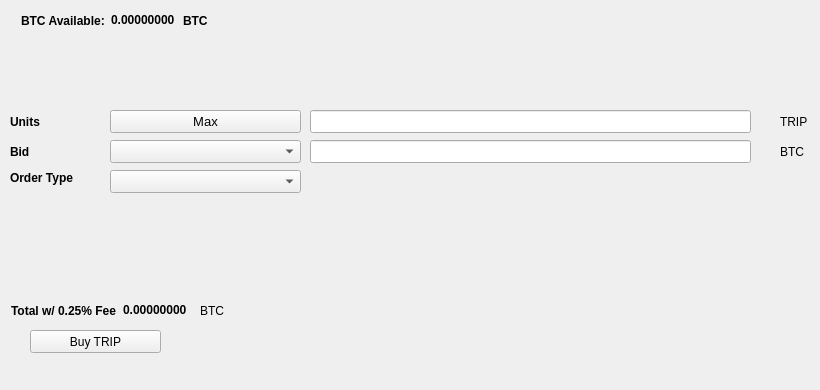
   <widget class="QWidget" name="BuyTab">
    <attribute name="title">
     <string>Buy</string>
    </attribute>
    <widget class="QPushButton" name="BuyTRIP">
     <property name="geometry">
      <rect>
       <x>30</x>
       <y>330</y>
       <width>131</width>
       <height>23</height>
      </rect>
     </property>
     <property name="text">
      <string>Buy TRIP</string>
     </property>
     <property name="icon">
      <iconset resource="../trip.qrc">
       <normaloff>:/icons/bitcoin</normaloff>:/icons/bitcoin</iconset>
     </property>
    </widget>
    <widget class="QLabel" name="label_3">
     <property name="geometry">
      <rect>
       <x>10</x>
       <y>110</y>
       <width>46</width>
       <height>23</height>
      </rect>
     </property>
     <property name="font">
      <font>
       <weight>75</weight>
       <bold>true</bold>
      </font>
     </property>
     <property name="text">
      <string>Units</string>
     </property>
    </widget>
    <widget class="QLineEdit" name="UnitsInput">
     <property name="geometry">
      <rect>
       <x>310</x>
       <y>110</y>
       <width>441</width>
       <height>23</height>
      </rect>
     </property>
     <property name="font">
      <font>
       <pointsize>9</pointsize>
       <weight>75</weight>
       <bold>true</bold>
      </font>
     </property>
    </widget>
    <widget class="QLineEdit" name="BuyBidPriceEdit">
     <property name="geometry">
      <rect>
       <x>310</x>
       <y>140</y>
       <width>441</width>
       <height>23</height>
      </rect>
     </property>
     <property name="font">
      <font>
       <pointsize>9</pointsize>
       <weight>75</weight>
       <bold>true</bold>
      </font>
     </property>
    </widget>
    <widget class="QLabel" name="label_4">
     <property name="geometry">
      <rect>
       <x>780</x>
       <y>110</y>
       <width>31</width>
       <height>23</height>
      </rect>
     </property>
     <property name="text">
      <string>TRIP</string>
     </property>
    </widget>
    <widget class="QLabel" name="label_5">
     <property name="geometry">
      <rect>
       <x>780</x>
       <y>140</y>
       <width>31</width>
       <height>23</height>
      </rect>
     </property>
     <property name="text">
      <string>BTC</string>
     </property>
    </widget>
    <widget class="QLabel" name="label_6">
     <property name="geometry">
      <rect>
       <x>10</x>
       <y>140</y>
       <width>46</width>
       <height>23</height>
      </rect>
     </property>
     <property name="font">
      <font>
       <weight>75</weight>
       <bold>true</bold>
      </font>
     </property>
     <property name="text">
      <string>Bid</string>
     </property>
    </widget>
    <widget class="QLabel" name="label_7">
     <property name="geometry">
      <rect>
       <x>10</x>
       <y>170</y>
       <width>91</width>
       <height>16</height>
      </rect>
     </property>
     <property name="font">
      <font>
       <weight>75</weight>
       <bold>true</bold>
      </font>
     </property>
     <property name="text">
      <string>Order Type</string>
     </property>
    </widget>
    <widget class="QPushButton" name="Buy_Max_Amount">
     <property name="geometry">
      <rect>
       <x>110</x>
       <y>110</y>
       <width>191</width>
       <height>23</height>
      </rect>
     </property>
     <property name="font">
      <font>
       <pointsize>10</pointsize>
      </font>
     </property>
     <property name="text">
      <string>Max</string>
     </property>
    </widget>
    <widget class="QComboBox" name="BuyBidcomboBox">
     <property name="geometry">
      <rect>
       <x>110</x>
       <y>140</y>
       <width>191</width>
       <height>23</height>
      </rect>
     </property>
     <property name="font">
      <font>
       <pointsize>10</pointsize>
      </font>
     </property>
    </widget>
    <widget class="QComboBox" name="buyOrdertypeCombo">
     <property name="geometry">
      <rect>
       <x>110</x>
       <y>170</y>
       <width>191</width>
       <height>23</height>
      </rect>
     </property>
     <property name="font">
      <font>
       <pointsize>10</pointsize>
      </font>
     </property>
    </widget>
    <widget class="QWidget" name="layoutWidget1">
     <property name="geometry">
      <rect>
       <x>21</x>
       <y>11</y>
       <width>227</width>
       <height>19</height>
      </rect>
     </property>
     <layout class="QHBoxLayout" name="horizontalLayout_3">
      <item>
       <widget class="QLabel" name="label232">
        <property name="font">
         <font>
          <weight>75</weight>
          <bold>true</bold>
         </font>
        </property>
        <property name="text">
         <string>BTC Available:</string>
        </property>
       </widget>
      </item>
      <item>
       <widget class="QLabel" name="BtcAvailableLbl">
        <property name="palette">
         <palette>
          <active>
           <colorrole role="WindowText">
            <brush brushstyle="SolidPattern">
             <color alpha="255">
              <red>0</red>
              <green>0</green>
              <blue>0</blue>
             </color>
            </brush>
           </colorrole>
           <colorrole role="Button">
            <brush brushstyle="SolidPattern">
             <color alpha="255">
              <red>0</red>
              <green>170</green>
              <blue>0</blue>
             </color>
            </brush>
           </colorrole>
           <colorrole role="Light">
            <brush brushstyle="SolidPattern">
             <color alpha="255">
              <red>0</red>
              <green>255</green>
              <blue>0</blue>
             </color>
            </brush>
           </colorrole>
           <colorrole role="Midlight">
            <brush brushstyle="SolidPattern">
             <color alpha="255">
              <red>0</red>
              <green>212</green>
              <blue>0</blue>
             </color>
            </brush>
           </colorrole>
           <colorrole role="Dark">
            <brush brushstyle="SolidPattern">
             <color alpha="255">
              <red>0</red>
              <green>85</green>
              <blue>0</blue>
             </color>
            </brush>
           </colorrole>
           <colorrole role="Mid">
            <brush brushstyle="SolidPattern">
             <color alpha="255">
              <red>0</red>
              <green>113</green>
              <blue>0</blue>
             </color>
            </brush>
           </colorrole>
           <colorrole role="Text">
            <brush brushstyle="SolidPattern">
             <color alpha="255">
              <red>0</red>
              <green>170</green>
              <blue>0</blue>
             </color>
            </brush>
           </colorrole>
           <colorrole role="BrightText">
            <brush brushstyle="SolidPattern">
             <color alpha="255">
              <red>255</red>
              <green>255</green>
              <blue>255</blue>
             </color>
            </brush>
           </colorrole>
           <colorrole role="ButtonText">
            <brush brushstyle="SolidPattern">
             <color alpha="255">
              <red>0</red>
              <green>0</green>
              <blue>0</blue>
             </color>
            </brush>
           </colorrole>
           <colorrole role="Base">
            <brush brushstyle="SolidPattern">
             <color alpha="255">
              <red>255</red>
              <green>255</green>
              <blue>255</blue>
             </color>
            </brush>
           </colorrole>
           <colorrole role="Window">
            <brush brushstyle="SolidPattern">
             <color alpha="255">
              <red>0</red>
              <green>170</green>
              <blue>0</blue>
             </color>
            </brush>
           </colorrole>
           <colorrole role="Shadow">
            <brush brushstyle="SolidPattern">
             <color alpha="255">
              <red>0</red>
              <green>0</green>
              <blue>0</blue>
             </color>
            </brush>
           </colorrole>
           <colorrole role="AlternateBase">
            <brush brushstyle="SolidPattern">
             <color alpha="255">
              <red>127</red>
              <green>212</green>
              <blue>127</blue>
             </color>
            </brush>
           </colorrole>
           <colorrole role="ToolTipBase">
            <brush brushstyle="SolidPattern">
             <color alpha="255">
              <red>255</red>
              <green>255</green>
              <blue>220</blue>
             </color>
            </brush>
           </colorrole>
           <colorrole role="ToolTipText">
            <brush brushstyle="SolidPattern">
             <color alpha="255">
              <red>0</red>
              <green>0</green>
              <blue>0</blue>
             </color>
            </brush>
           </colorrole>
          </active>
          <inactive>
           <colorrole role="WindowText">
            <brush brushstyle="SolidPattern">
             <color alpha="255">
              <red>0</red>
              <green>0</green>
              <blue>0</blue>
             </color>
            </brush>
           </colorrole>
           <colorrole role="Button">
            <brush brushstyle="SolidPattern">
             <color alpha="255">
              <red>0</red>
              <green>170</green>
              <blue>0</blue>
             </color>
            </brush>
           </colorrole>
           <colorrole role="Light">
            <brush brushstyle="SolidPattern">
             <color alpha="255">
              <red>0</red>
              <green>255</green>
              <blue>0</blue>
             </color>
            </brush>
           </colorrole>
           <colorrole role="Midlight">
            <brush brushstyle="SolidPattern">
             <color alpha="255">
              <red>0</red>
              <green>212</green>
              <blue>0</blue>
             </color>
            </brush>
           </colorrole>
           <colorrole role="Dark">
            <brush brushstyle="SolidPattern">
             <color alpha="255">
              <red>0</red>
              <green>85</green>
              <blue>0</blue>
             </color>
            </brush>
           </colorrole>
           <colorrole role="Mid">
            <brush brushstyle="SolidPattern">
             <color alpha="255">
              <red>0</red>
              <green>113</green>
              <blue>0</blue>
             </color>
            </brush>
           </colorrole>
           <colorrole role="Text">
            <brush brushstyle="SolidPattern">
             <color alpha="255">
              <red>0</red>
              <green>170</green>
              <blue>0</blue>
             </color>
            </brush>
           </colorrole>
           <colorrole role="BrightText">
            <brush brushstyle="SolidPattern">
             <color alpha="255">
              <red>255</red>
              <green>255</green>
              <blue>255</blue>
             </color>
            </brush>
           </colorrole>
           <colorrole role="ButtonText">
            <brush brushstyle="SolidPattern">
             <color alpha="255">
              <red>0</red>
              <green>0</green>
              <blue>0</blue>
             </color>
            </brush>
           </colorrole>
           <colorrole role="Base">
            <brush brushstyle="SolidPattern">
             <color alpha="255">
              <red>255</red>
              <green>255</green>
              <blue>255</blue>
             </color>
            </brush>
           </colorrole>
           <colorrole role="Window">
            <brush brushstyle="SolidPattern">
             <color alpha="255">
              <red>0</red>
              <green>170</green>
              <blue>0</blue>
             </color>
            </brush>
           </colorrole>
           <colorrole role="Shadow">
            <brush brushstyle="SolidPattern">
             <color alpha="255">
              <red>0</red>
              <green>0</green>
              <blue>0</blue>
             </color>
            </brush>
           </colorrole>
           <colorrole role="AlternateBase">
            <brush brushstyle="SolidPattern">
             <color alpha="255">
              <red>127</red>
              <green>212</green>
              <blue>127</blue>
             </color>
            </brush>
           </colorrole>
           <colorrole role="ToolTipBase">
            <brush brushstyle="SolidPattern">
             <color alpha="255">
              <red>255</red>
              <green>255</green>
              <blue>220</blue>
             </color>
            </brush>
           </colorrole>
           <colorrole role="ToolTipText">
            <brush brushstyle="SolidPattern">
             <color alpha="255">
              <red>0</red>
              <green>0</green>
              <blue>0</blue>
             </color>
            </brush>
           </colorrole>
          </inactive>
          <disabled>
           <colorrole role="WindowText">
            <brush brushstyle="SolidPattern">
             <color alpha="255">
              <red>0</red>
              <green>85</green>
              <blue>0</blue>
             </color>
            </brush>
           </colorrole>
           <colorrole role="Button">
            <brush brushstyle="SolidPattern">
             <color alpha="255">
              <red>0</red>
              <green>170</green>
              <blue>0</blue>
             </color>
            </brush>
           </colorrole>
           <colorrole role="Light">
            <brush brushstyle="SolidPattern">
             <color alpha="255">
              <red>0</red>
              <green>255</green>
              <blue>0</blue>
             </color>
            </brush>
           </colorrole>
           <colorrole role="Midlight">
            <brush brushstyle="SolidPattern">
             <color alpha="255">
              <red>0</red>
              <green>212</green>
              <blue>0</blue>
             </color>
            </brush>
           </colorrole>
           <colorrole role="Dark">
            <brush brushstyle="SolidPattern">
             <color alpha="255">
              <red>0</red>
              <green>85</green>
              <blue>0</blue>
             </color>
            </brush>
           </colorrole>
           <colorrole role="Mid">
            <brush brushstyle="SolidPattern">
             <color alpha="255">
              <red>0</red>
              <green>113</green>
              <blue>0</blue>
             </color>
            </brush>
           </colorrole>
           <colorrole role="Text">
            <brush brushstyle="SolidPattern">
             <color alpha="255">
              <red>0</red>
              <green>85</green>
              <blue>0</blue>
             </color>
            </brush>
           </colorrole>
           <colorrole role="BrightText">
            <brush brushstyle="SolidPattern">
             <color alpha="255">
              <red>255</red>
              <green>255</green>
              <blue>255</blue>
             </color>
            </brush>
           </colorrole>
           <colorrole role="ButtonText">
            <brush brushstyle="SolidPattern">
             <color alpha="255">
              <red>0</red>
              <green>85</green>
              <blue>0</blue>
             </color>
            </brush>
           </colorrole>
           <colorrole role="Base">
            <brush brushstyle="SolidPattern">
             <color alpha="255">
              <red>0</red>
              <green>170</green>
              <blue>0</blue>
             </color>
            </brush>
           </colorrole>
           <colorrole role="Window">
            <brush brushstyle="SolidPattern">
             <color alpha="255">
              <red>0</red>
              <green>170</green>
              <blue>0</blue>
             </color>
            </brush>
           </colorrole>
           <colorrole role="Shadow">
            <brush brushstyle="SolidPattern">
             <color alpha="255">
              <red>0</red>
              <green>0</green>
              <blue>0</blue>
             </color>
            </brush>
           </colorrole>
           <colorrole role="AlternateBase">
            <brush brushstyle="SolidPattern">
             <color alpha="255">
              <red>0</red>
              <green>170</green>
              <blue>0</blue>
             </color>
            </brush>
           </colorrole>
           <colorrole role="ToolTipBase">
            <brush brushstyle="SolidPattern">
             <color alpha="255">
              <red>255</red>
              <green>255</green>
              <blue>220</blue>
             </color>
            </brush>
           </colorrole>
           <colorrole role="ToolTipText">
            <brush brushstyle="SolidPattern">
             <color alpha="255">
              <red>0</red>
              <green>0</green>
              <blue>0</blue>
             </color>
            </brush>
           </colorrole>
          </disabled>
         </palette>
        </property>
        <property name="font">
         <font>
          <weight>75</weight>
          <bold>true</bold>
         </font>
        </property>
        <property name="text">
         <string>0.00000000</string>
        </property>
        <property name="textInteractionFlags">
         <set>Qt::LinksAccessibleByMouse|Qt::TextSelectableByKeyboard|Qt::TextSelectableByMouse</set>
        </property>
       </widget>
      </item>
      <item>
       <widget class="QLabel" name="BtcAvailableLbl_2">
        <property name="font">
         <font>
          <weight>75</weight>
          <bold>true</bold>
         </font>
        </property>
        <property name="text">
         <string>BTC</string>
        </property>
       </widget>
      </item>
     </layout>
    </widget>
    <widget class="QWidget" name="layoutWidge2">
     <property name="geometry">
      <rect>
       <x>11</x>
       <y>301</y>
       <width>259</width>
       <height>19</height>
      </rect>
     </property>
     <layout class="QHBoxLayout" name="horizontalLayout_4">
      <item>
       <widget class="QLabel" name="label_9">
        <property name="font">
         <font>
          <weight>75</weight>
          <bold>true</bold>
         </font>
        </property>
        <property name="text">
         <string>Total w/ 0.25% Fee</string>
        </property>
       </widget>
      </item>
      <item>
       <widget class="QLabel" name="BuyCostLabel">
        <property name="palette">
         <palette>
          <active>
           <colorrole role="WindowText">
            <brush brushstyle="SolidPattern">
             <color alpha="255">
              <red>0</red>
              <green>0</green>
              <blue>0</blue>
             </color>
            </brush>
           </colorrole>
           <colorrole role="Button">
            <brush brushstyle="SolidPattern">
             <color alpha="255">
              <red>0</red>
              <green>170</green>
              <blue>0</blue>
             </color>
            </brush>
           </colorrole>
           <colorrole role="Light">
            <brush brushstyle="SolidPattern">
             <color alpha="255">
              <red>0</red>
              <green>255</green>
              <blue>0</blue>
             </color>
            </brush>
           </colorrole>
           <colorrole role="Midlight">
            <brush brushstyle="SolidPattern">
             <color alpha="255">
              <red>0</red>
              <green>212</green>
              <blue>0</blue>
             </color>
            </brush>
           </colorrole>
           <colorrole role="Dark">
            <brush brushstyle="SolidPattern">
             <color alpha="255">
              <red>0</red>
              <green>85</green>
              <blue>0</blue>
             </color>
            </brush>
           </colorrole>
           <colorrole role="Mid">
            <brush brushstyle="SolidPattern">
             <color alpha="255">
              <red>0</red>
              <green>113</green>
              <blue>0</blue>
             </color>
            </brush>
           </colorrole>
           <colorrole role="Text">
            <brush brushstyle="SolidPattern">
             <color alpha="255">
              <red>0</red>
              <green>170</green>
              <blue>0</blue>
             </color>
            </brush>
           </colorrole>
           <colorrole role="BrightText">
            <brush brushstyle="SolidPattern">
             <color alpha="255">
              <red>255</red>
              <green>255</green>
              <blue>255</blue>
             </color>
            </brush>
           </colorrole>
           <colorrole role="ButtonText">
            <brush brushstyle="SolidPattern">
             <color alpha="255">
              <red>0</red>
              <green>0</green>
              <blue>0</blue>
             </color>
            </brush>
           </colorrole>
           <colorrole role="Base">
            <brush brushstyle="SolidPattern">
             <color alpha="255">
              <red>255</red>
              <green>255</green>
              <blue>255</blue>
             </color>
            </brush>
           </colorrole>
           <colorrole role="Window">
            <brush brushstyle="SolidPattern">
             <color alpha="255">
              <red>0</red>
              <green>170</green>
              <blue>0</blue>
             </color>
            </brush>
           </colorrole>
           <colorrole role="Shadow">
            <brush brushstyle="SolidPattern">
             <color alpha="255">
              <red>0</red>
              <green>0</green>
              <blue>0</blue>
             </color>
            </brush>
           </colorrole>
           <colorrole role="AlternateBase">
            <brush brushstyle="SolidPattern">
             <color alpha="255">
              <red>127</red>
              <green>212</green>
              <blue>127</blue>
             </color>
            </brush>
           </colorrole>
           <colorrole role="ToolTipBase">
            <brush brushstyle="SolidPattern">
             <color alpha="255">
              <red>255</red>
              <green>255</green>
              <blue>220</blue>
             </color>
            </brush>
           </colorrole>
           <colorrole role="ToolTipText">
            <brush brushstyle="SolidPattern">
             <color alpha="255">
              <red>0</red>
              <green>0</green>
              <blue>0</blue>
             </color>
            </brush>
           </colorrole>
          </active>
          <inactive>
           <colorrole role="WindowText">
            <brush brushstyle="SolidPattern">
             <color alpha="255">
              <red>0</red>
              <green>0</green>
              <blue>0</blue>
             </color>
            </brush>
           </colorrole>
           <colorrole role="Button">
            <brush brushstyle="SolidPattern">
             <color alpha="255">
              <red>0</red>
              <green>170</green>
              <blue>0</blue>
             </color>
            </brush>
           </colorrole>
           <colorrole role="Light">
            <brush brushstyle="SolidPattern">
             <color alpha="255">
              <red>0</red>
              <green>255</green>
              <blue>0</blue>
             </color>
            </brush>
           </colorrole>
           <colorrole role="Midlight">
            <brush brushstyle="SolidPattern">
             <color alpha="255">
              <red>0</red>
              <green>212</green>
              <blue>0</blue>
             </color>
            </brush>
           </colorrole>
           <colorrole role="Dark">
            <brush brushstyle="SolidPattern">
             <color alpha="255">
              <red>0</red>
              <green>85</green>
              <blue>0</blue>
             </color>
            </brush>
           </colorrole>
           <colorrole role="Mid">
            <brush brushstyle="SolidPattern">
             <color alpha="255">
              <red>0</red>
              <green>113</green>
              <blue>0</blue>
             </color>
            </brush>
           </colorrole>
           <colorrole role="Text">
            <brush brushstyle="SolidPattern">
             <color alpha="255">
              <red>0</red>
              <green>170</green>
              <blue>0</blue>
             </color>
            </brush>
           </colorrole>
           <colorrole role="BrightText">
            <brush brushstyle="SolidPattern">
             <color alpha="255">
              <red>255</red>
              <green>255</green>
              <blue>255</blue>
             </color>
            </brush>
           </colorrole>
           <colorrole role="ButtonText">
            <brush brushstyle="SolidPattern">
             <color alpha="255">
              <red>0</red>
              <green>0</green>
              <blue>0</blue>
             </color>
            </brush>
           </colorrole>
           <colorrole role="Base">
            <brush brushstyle="SolidPattern">
             <color alpha="255">
              <red>255</red>
              <green>255</green>
              <blue>255</blue>
             </color>
            </brush>
           </colorrole>
           <colorrole role="Window">
            <brush brushstyle="SolidPattern">
             <color alpha="255">
              <red>0</red>
              <green>170</green>
              <blue>0</blue>
             </color>
            </brush>
           </colorrole>
           <colorrole role="Shadow">
            <brush brushstyle="SolidPattern">
             <color alpha="255">
              <red>0</red>
              <green>0</green>
              <blue>0</blue>
             </color>
            </brush>
           </colorrole>
           <colorrole role="AlternateBase">
            <brush brushstyle="SolidPattern">
             <color alpha="255">
              <red>127</red>
              <green>212</green>
              <blue>127</blue>
             </color>
            </brush>
           </colorrole>
           <colorrole role="ToolTipBase">
            <brush brushstyle="SolidPattern">
             <color alpha="255">
              <red>255</red>
              <green>255</green>
              <blue>220</blue>
             </color>
            </brush>
           </colorrole>
           <colorrole role="ToolTipText">
            <brush brushstyle="SolidPattern">
             <color alpha="255">
              <red>0</red>
              <green>0</green>
              <blue>0</blue>
             </color>
            </brush>
           </colorrole>
          </inactive>
          <disabled>
           <colorrole role="WindowText">
            <brush brushstyle="SolidPattern">
             <color alpha="255">
              <red>0</red>
              <green>85</green>
              <blue>0</blue>
             </color>
            </brush>
           </colorrole>
           <colorrole role="Button">
            <brush brushstyle="SolidPattern">
             <color alpha="255">
              <red>0</red>
              <green>170</green>
              <blue>0</blue>
             </color>
            </brush>
           </colorrole>
           <colorrole role="Light">
            <brush brushstyle="SolidPattern">
             <color alpha="255">
              <red>0</red>
              <green>255</green>
              <blue>0</blue>
             </color>
            </brush>
           </colorrole>
           <colorrole role="Midlight">
            <brush brushstyle="SolidPattern">
             <color alpha="255">
              <red>0</red>
              <green>212</green>
              <blue>0</blue>
             </color>
            </brush>
           </colorrole>
           <colorrole role="Dark">
            <brush brushstyle="SolidPattern">
             <color alpha="255">
              <red>0</red>
              <green>85</green>
              <blue>0</blue>
             </color>
            </brush>
           </colorrole>
           <colorrole role="Mid">
            <brush brushstyle="SolidPattern">
             <color alpha="255">
              <red>0</red>
              <green>113</green>
              <blue>0</blue>
             </color>
            </brush>
           </colorrole>
           <colorrole role="Text">
            <brush brushstyle="SolidPattern">
             <color alpha="255">
              <red>0</red>
              <green>85</green>
              <blue>0</blue>
             </color>
            </brush>
           </colorrole>
           <colorrole role="BrightText">
            <brush brushstyle="SolidPattern">
             <color alpha="255">
              <red>255</red>
              <green>255</green>
              <blue>255</blue>
             </color>
            </brush>
           </colorrole>
           <colorrole role="ButtonText">
            <brush brushstyle="SolidPattern">
             <color alpha="255">
              <red>0</red>
              <green>85</green>
              <blue>0</blue>
             </color>
            </brush>
           </colorrole>
           <colorrole role="Base">
            <brush brushstyle="SolidPattern">
             <color alpha="255">
              <red>0</red>
              <green>170</green>
              <blue>0</blue>
             </color>
            </brush>
           </colorrole>
           <colorrole role="Window">
            <brush brushstyle="SolidPattern">
             <color alpha="255">
              <red>0</red>
              <green>170</green>
              <blue>0</blue>
             </color>
            </brush>
           </colorrole>
           <colorrole role="Shadow">
            <brush brushstyle="SolidPattern">
             <color alpha="255">
              <red>0</red>
              <green>0</green>
              <blue>0</blue>
             </color>
            </brush>
           </colorrole>
           <colorrole role="AlternateBase">
            <brush brushstyle="SolidPattern">
             <color alpha="255">
              <red>0</red>
              <green>170</green>
              <blue>0</blue>
             </color>
            </brush>
           </colorrole>
           <colorrole role="ToolTipBase">
            <brush brushstyle="SolidPattern">
             <color alpha="255">
              <red>255</red>
              <green>255</green>
              <blue>220</blue>
             </color>
            </brush>
           </colorrole>
           <colorrole role="ToolTipText">
            <brush brushstyle="SolidPattern">
             <color alpha="255">
              <red>0</red>
              <green>0</green>
              <blue>0</blue>
             </color>
            </brush>
           </colorrole>
          </disabled>
         </palette>
        </property>
        <property name="font">
         <font>
          <weight>75</weight>
          <bold>true</bold>
         </font>
        </property>
        <property name="autoFillBackground">
         <bool>false</bool>
        </property>
        <property name="text">
         <string>0.00000000</string>
        </property>
        <property name="textInteractionFlags">
         <set>Qt::LinksAccessibleByMouse|Qt::TextSelectableByMouse</set>
        </property>
       </widget>
      </item>
      <item>
       <widget class="QLabel" name="label_10">
        <property name="font">
         <font>
          <weight>50</weight>
          <bold>false</bold>
         </font>
        </property>
        <property name="text">
         <string>BTC</string>
        </property>
       </widget>
      </item>
     </layout>
    </widget>
    <widget class="QLabel" name="label_24">
     <property name="geometry">
      <rect>
       <x>460</x>
       <y>300</y>
       <width>281</width>
       <height>81</height>
      </rect>
     </property>
     <property name="text">
      <string/>
     </property>
     <property name="pixmap">
      <pixmap>:/images/bittrex</pixmap>
     </property>
    </widget>
   </widget>
